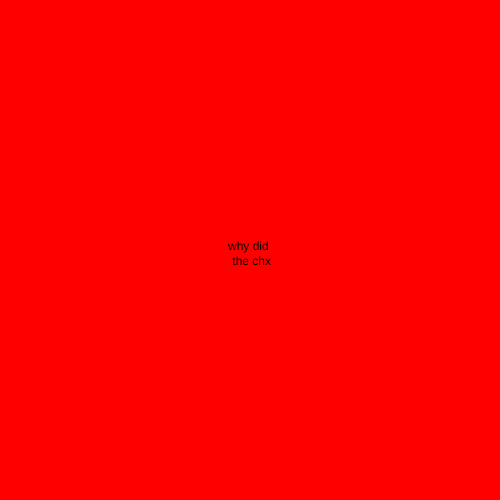
Frame 1 (no input)
Frame 60 (no input): identical to frame 1, image omitted
Frame 120 (the mouse pressed at the canvas centre since frame 60): identical to frame 1, image omitted

The p5.js sketch that drew this single still picture (run headless with seeded random() and noise() and a simulated clock; from frame 60 on, the mouse is pressed at the canvas centre):

// p5.js sketch
// ── sketch.js
/// <reference path="../../libs/TSDef/p5.global-mode.d.ts" /> 


let state = 0;

function setup() {
  createCanvas(500, 500);
  textAlign(CENTER);
}

function draw() {
  switch(state) {
    case 0:
      background("red");
      text("why did \n the chx", width/2, height/2);
      break;

    case 1:
      background("blue");
      text("because", width/2, height/2);
      break;
  }
}


function mouseReleased() {
  state++ ;
  if (state > 1) state = 0;
}
